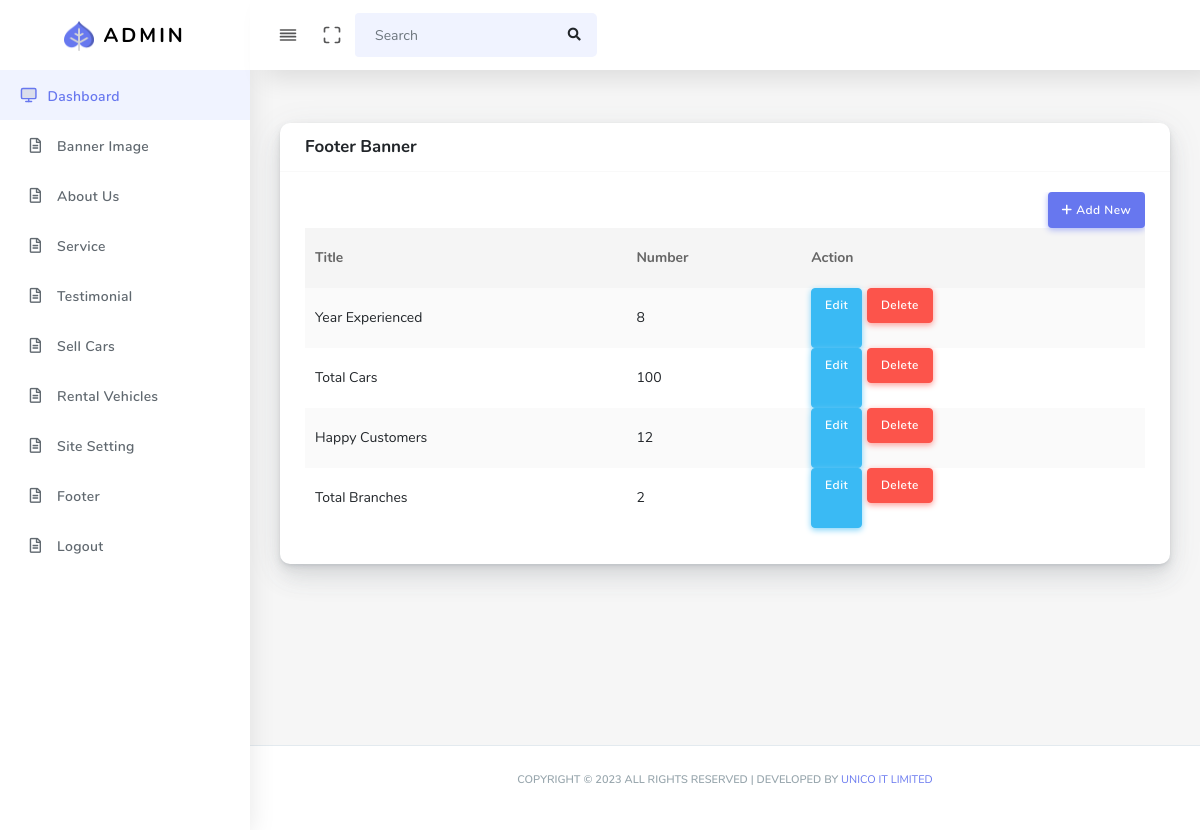
/admin/footerbanner.php, run on the app's committed database.
### tables this page shows
CREATE TABLE `footer` (
  `id` int(11) NOT NULL,
  `title` varchar(40) NOT NULL,
  `number` int(11) NOT NULL
);

### admin/footerbanner.php (the view, shortened to what this page needs)
<?php include("header.php");
include './config.php';
?>
<section class="section">
    <div class="section-body">
        <div class="row">
            <div class="col-12">
                <div class="card">
                    <div class="card-header">
                        <h4>Footer Banner</h4>
                    </div>
                    <div class="card-body">
                        <div class="table-responsive">
                            <div class="text-right">
                                <a href="footerBannerCreate.php" class="btn btn-icon icon-left btn-primary"><i class="fa-solid fa-plus"></i> Add New</a>
                            </div>
                            <table class="table table-striped table-hover" id="tableExport" style="width:100%;">
                                <thead>
                                    <tr>
                                        <th>Title</th>
                                        <th>Number</th>
                                        <th>Action</th>
                                    </tr>
                                </thead>
                                <tbody>
                                <?php
                            $sql = "SELECT * FROM footer ORDER BY id ASC";
                            $result = $conn->query($sql);
                            if ($result->num_rows > 0) {
                                while ($row = $result->fetch_assoc()) {
                            ?>
                                    <tr>
                                        <td><?php echo $row['title']?></td>
                                        <td><?php echo $row['number']?></td>
                                        <td style="display: inline-flex;">
                                            <a href="footerBannerEdit.php?id=<?php echo $row['id']?>" class="btn btn-icon btn-info custom_btn_info">Edit</a>
                                            <form action="footerBannerDelete.php?id=<?php echo $row['id']?>" method="post">
                                                <button type="submit" class="btn btn-icon btn-danger" style="margin-left: 5px">Delete</button>
                                            </form>
                                        </td>
                                    </tr>
                                    <?php }}?>
                                </tbody>
                            </table>
                        </div>
                    </div>
                </div>
            </div>
        </div>
    </div>
</section>
<?php include("footer.php"); ?>

### data on the page
footer: title "Year Experienced", number "8"
footer: title "Total Cars", number "100"
footer: title "Happy Customers", number "12"
footer: title "Total Branches", number "2"
